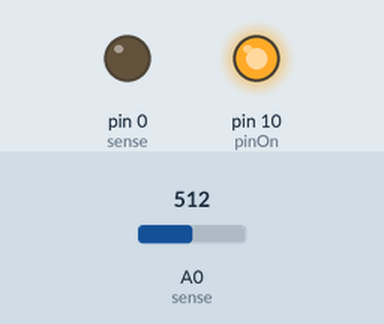
Simulated run of this sketch. Board: Arduino Uno, built with avr-gcc and run on an emulated ATmega328P. On the bench: output pins drawn as LEDs (lit = HIGH). The inputs (shaded band) are chosen by the test bench; at power-on: A0 (sense) = 512.

Above: at 0.1 s.
Timing chart, 0 to 1.6 s (numbered marks = the images above):
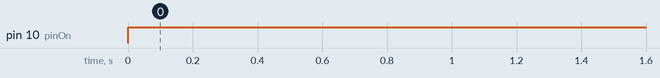

Measured:
- by itself, pin 10 (pinOn): LOW → HIGH at 0.00 s

The sketch:

motion_switch.ino
```cpp
// (licence header left out)
// Core library for code-sense - IDE-based
#if defined(WIRING) // Wiring specific
#   include "Wiring.h"
#elif defined(MAPLE_IDE) // Maple specific
#   include "WProgram.h"
#elif defined(MPIDE) // chipKIT specific
#   include "WProgram.h"
#elif defined(DIGISPARK) // Digispark specific
#   include "Arduino.h"
#elif defined(ENERGIA) // LaunchPad specific
#   include "Energia.h"
#elif defined(LITTLEROBOTFRIENDS) // LittleRobotFriends specific
#   include "LRF.h"
#elif defined(MICRODUINO) // Microduino specific
#   include "Arduino.h"
#elif defined(SPARK) || defined(PARTICLE) // Particle / Spark specific
#   include "Arduino.h"
#elif defined(TEENSYDUINO) // Teensy specific
#   include "Arduino.h"
#elif defined(REDBEARLAB) // RedBearLab specific
#   include "Arduino.h"
#elif defined(ESP8266) // ESP8266 specific
#   include "Arduino.h"
#elif defined(ARDUINO) // Arduino 1.0 and 1.5 specific
#   include "Arduino.h"
#else // error
#   error Platform not defined
#endif // end IDE


// Include application, user and local libraries


// Prototypes
uint32_t seconds(uint32_t seconds);
void turnLightOn();
void turnLightOff();

// Define variables and constants
const int pinOn = 10;
int sense = 0;

unsigned long lastRecognizedMotion;
bool isLightOn = false;
uint32_t waitingDuration = 30000;

// Setup Code
void setup() {
    pinMode(pinOn, OUTPUT); // pin that triggers the relay
    pinMode(sense, A0);  // analog input motion sensor
}

// Loop Code
void loop() {
    uint16_t sensorInput = analogRead(sense);
    if (sensorInput > 500)
    {
        lastRecognizedMotion = millis();
    }

    if(!isLightOn && (millis() < lastRecognizedMotion + waitingDuration))
    {
        turnLightOn();
    }
    else if (isLightOn && (millis() > lastRecognizedMotion + waitingDuration))
    {
        turnLightOff();
    }
}

uint32_t seconds(uint32_t seconds) {
    uint32_t mSeconds = seconds * 1000;
    return mSeconds;
}

void turnLightOn()
{
    digitalWrite(pinOn, HIGH);
    isLightOn = true;
}

void turnLightOff()
{
    digitalWrite(pinOn, LOW); // Turn light off
    isLightOn = false;
}
```
